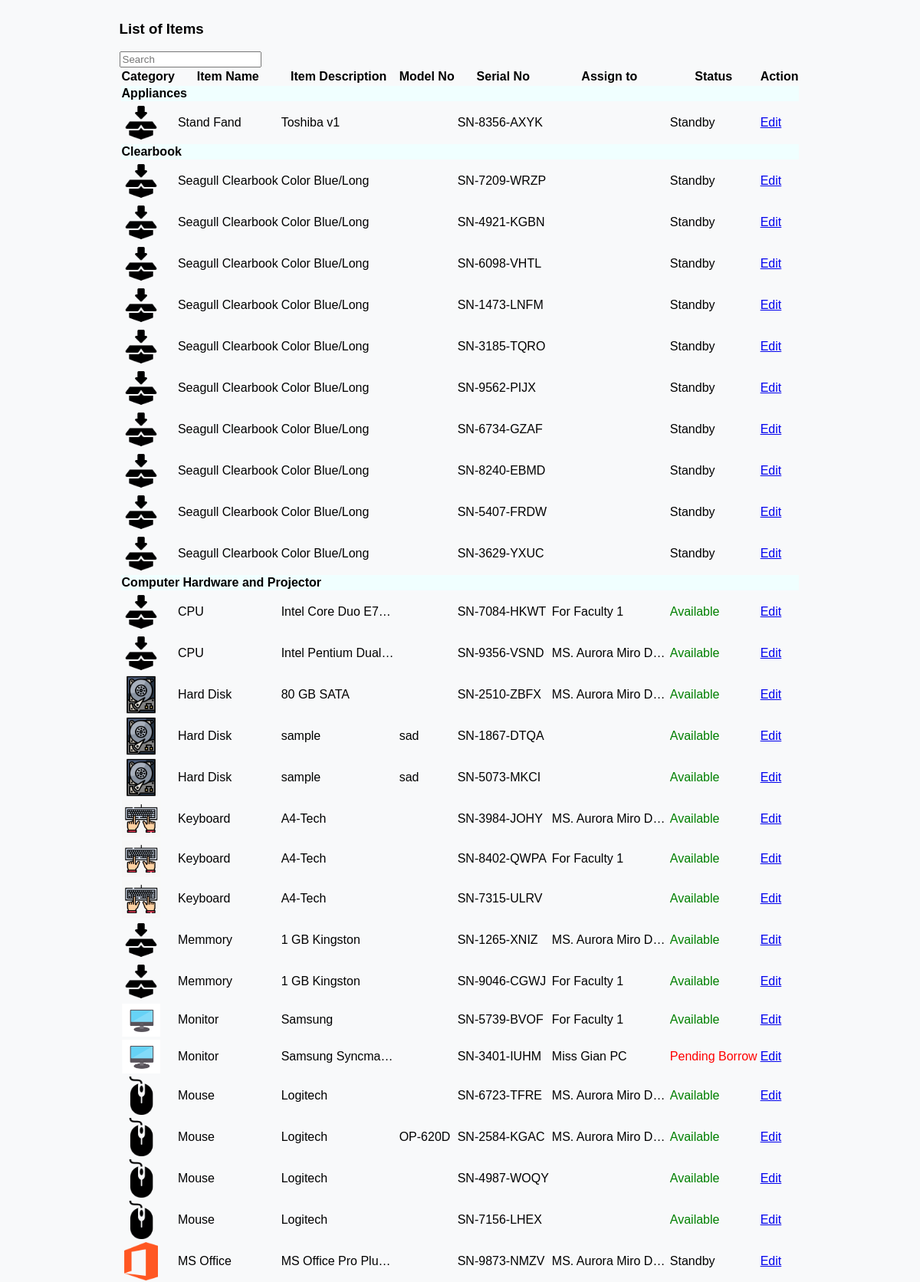
Screenshot of /DashboardCCSStaff/ccslistofitems.php (upper part) with the database file from the repository.
### tables this page shows
CREATE TABLE `tblitembrand` (
  `id` int(11) NOT NULL,
  `staffid` int(11) NOT NULL,
  `staffname` varchar(50) NOT NULL,
  `itembrand` varchar(50) NOT NULL,
  `categoryname` varchar(50) NOT NULL,
  `subcategoryname` varchar(50) NOT NULL,
  `borrowable` varchar(50) NOT NULL,
  `remarks` varchar(50) NOT NULL,
  `modelno` varchar(50) NOT NULL,
  `serialno` varchar(50) NOT NULL,
  `unitcost` decimal(10,0) NOT NULL,
  `status` varchar(50) NOT NULL,
  `itemcondition` varchar(50) NOT NULL,
  `datetimeadded` datetime NOT NULL,
  `assignfor` varchar(50) DEFAULT NULL,
  `datepurchased` date NOT NULL
);

### DashboardCCSStaff/ccslistofitems.php (the view, shortened to what this page needs)
 <?php
    $queryitems = "SELECT * FROM tblitembrand ORDER BY categoryname, subcategoryname, itembrand";
    $resultitems = mysqli_query($con, $queryitems);
    $statusClasses = array(
        'Available' => 'text-success',
        'Standby' => 'text-secondary',
        'Reserve' => 'text-warning',
        'Borrowed' => 'text-primary',
        'Missing' => 'text-danger',
        'Pending Borrow' => 'text-danger',
        'Pending Reserve' => 'text-danger'
    );
?>
        <main class="ccs-main-container">
            <div class="container">
            <div class="row">
                <div class="d-flex justify-content-between align-items-center mb-2">
                    <h3 class="text-start"><i class='fas fa-list me-2'></i>List of Items</h3>
                    <div class="col-md-3 text-end">
                        <input type="text" class="form-control search-input" placeholder="Search" name="search" id="searchInput">
                    </div>
                </div>
            </div>
                <div class="row table-responsive ">
                    <table  class="table">
                        <thead class="table-dark">
                            <tr class="align-middle">
                                <th scope="col">Category</th>
                                <th scope="col">Item Name</th>
                                <th scope="col">Item Description</th>
                                <th scope="col">Model No</th>
                                <th scope="col">Serial No</th>
                                <th scope="col">Assign to</th>
                                <th scope="col">Status</th>
                                <th scope="col">Action</th>
                            </tr>
                        </thead>
                        <tbody>
                            <?php
                            $currentCategory = null;
                            while ($row = mysqli_fetch_assoc($resultitems)) {
                                if ($currentCategory != $row['categoryname']) {
                                    echo "<tr class='category-row'>
                                    <td colspan='12' style='background-color: azure;'><strong>{$row['categoryname']}</strong></td>
                                    </tr>";
                                    $currentCategory = $row['categoryname'];
                                }
                                echo "<tr class='item-details-row align-middle'>";
                                $imagePath = 'inventory/SubcategoryItemsimages/' . $row['subcategoryname'] . '.png';
                                if (file_exists($imagePath)) {
                                    echo "<td><img src='{$imagePath}' alt='Subcategory Image' width='50'></td>";
                                } else {
                                    echo "<td><img src='/inventory/SubcategoryItemsimages/defaultimageitem.png' alt='Default Image' width='50'></td>";
                                }
                                echo "<td>{$row['subcategoryname']}</td>";
                                echo "<td class='truncate-text'>{$row['itembrand']}</td>";
                                echo "<td class='truncate-text'>{$row['modelno']}</td>";
                                echo "<td>{$row['serialno']}</td>";
                                echo "<td class='truncate-text'>{$row['assignfor']}</td>";
                                $status = $row['status'];
                                $statusClass = isset($statusClasses[$status]) ? $statusClasses[$status] : '';
                                echo "<td class='{$statusClass}'>{$status}</td>";
                                echo "<td>
                                <a href=\"ccstaffEditItemDetails.php?id={$row['id']}\" class=\"btn btn-outline-primary btn-sm\"><i class='fa-solid fa-pen-to-square fs-7 me-2'></i>Edit</a>
                                </td>";
                                echo "</tr>";
                            }
                            ?>
                        </tbody>
                    </table>
                </div>
            </div>
        </main>

### DashboardCCSStaff/ccslistofitems.php (style rules this page uses)
.ccs-main-container { display: flex; justify-content: center; }
.text-success { color: green; }
.text-danger { color: red; }
.truncate-text { max-width: 150px; overflow: hidden; text-overflow: ellipsis; white-space: nowrap; }

### rows the page displays
tblitembrand: categoryname "Appliances", subcategoryname "Stand Fand", itembrand "Toshiba v1", serialno "SN-8356-AXYK", status "Standby"
tblitembrand: categoryname "Clearbook", subcategoryname "Seagull Clearbook", itembrand "Color Blue/Long", serialno "SN-7209-WRZP", status "Standby"
tblitembrand: subcategoryname "Seagull Clearbook", itembrand "Color Blue/Long", serialno "SN-4921-KGBN", status "Standby"
tblitembrand: subcategoryname "Seagull Clearbook", itembrand "Color Blue/Long", serialno "SN-6098-VHTL", status "Standby"
tblitembrand: subcategoryname "Seagull Clearbook", itembrand "Color Blue/Long", serialno "SN-1473-LNFM", status "Standby"
tblitembrand: subcategoryname "Seagull Clearbook", itembrand "Color Blue/Long", serialno "SN-3185-TQRO", status "Standby"
tblitembrand: subcategoryname "Seagull Clearbook", itembrand "Color Blue/Long", serialno "SN-9562-PIJX", status "Standby"
tblitembrand: subcategoryname "Seagull Clearbook", itembrand "Color Blue/Long", serialno "SN-6734-GZAF", status "Standby"
tblitembrand: subcategoryname "Seagull Clearbook", itembrand "Color Blue/Long", serialno "SN-8240-EBMD", status "Standby"
tblitembrand: subcategoryname "Seagull Clearbook", itembrand "Color Blue/Long", serialno "SN-5407-FRDW", status "Standby"
tblitembrand: subcategoryname "Seagull Clearbook", itembrand "Color Blue/Long", serialno "SN-3629-YXUC", status "Standby"
tblitembrand: categoryname "Computer Hardware and Projector", subcategoryname "CPU", itembrand "Intel Core Duo E7…", serialno "SN-7084-HKWT", assignfor "For Faculty 1", status "Available"
tblitembrand: subcategoryname "CPU", itembrand "Intel Pentium Dual…", serialno "SN-9356-VSND", assignfor "MS. Aurora Miro D…", status "Available"
tblitembrand: subcategoryname (picture), subcategoryname "Hard Disk", itembrand "80 GB SATA", serialno "SN-2510-ZBFX", assignfor "MS. Aurora Miro D…", status "Available"
tblitembrand: subcategoryname (picture), subcategoryname "Hard Disk", itembrand "sample", modelno "sad", serialno "SN-1867-DTQA", status "Available"
tblitembrand: subcategoryname (picture), subcategoryname "Hard Disk", itembrand "sample", modelno "sad", serialno "SN-5073-MKCI", status "Available"
tblitembrand: subcategoryname (picture), subcategoryname "Keyboard", itembrand "A4-Tech", serialno "SN-3984-JOHY", assignfor "MS. Aurora Miro D…", status "Available"
tblitembrand: subcategoryname (picture), subcategoryname "Keyboard", itembrand "A4-Tech", serialno "SN-8402-QWPA", assignfor "For Faculty 1", status "Available"
tblitembrand: subcategoryname (picture), subcategoryname "Keyboard", itembrand "A4-Tech", serialno "SN-7315-ULRV", status "Available"
tblitembrand: subcategoryname "Memmory", itembrand "1 GB Kingston", serialno "SN-1265-XNIZ", assignfor "MS. Aurora Miro D…", status "Available"
tblitembrand: subcategoryname "Memmory", itembrand "1 GB Kingston", serialno "SN-9046-CGWJ", assignfor "For Faculty 1", status "Available"
tblitembrand: subcategoryname (picture), subcategoryname "Monitor", itembrand "Samsung", serialno "SN-5739-BVOF", assignfor "For Faculty 1", status "Available"
tblitembrand: subcategoryname (picture), subcategoryname "Monitor", itembrand "Samsung Syncma…", serialno "SN-3401-IUHM", assignfor "Miss Gian PC", status "Pending Borrow"
tblitembrand: subcategoryname (picture), subcategoryname "Mouse", itembrand "Logitech", serialno "SN-6723-TFRE", assignfor "MS. Aurora Miro D…", status "Available"
tblitembrand: subcategoryname (picture), subcategoryname "Mouse", itembrand "Logitech", modelno "OP-620D", serialno "SN-2584-KGAC", assignfor "MS. Aurora Miro D…", status "Available"
tblitembrand: subcategoryname (picture), subcategoryname "Mouse", itembrand "Logitech", serialno "SN-4987-WOQY", status "Available"
tblitembrand: subcategoryname (picture), subcategoryname "Mouse", itembrand "Logitech", serialno "SN-7156-LHEX", status "Available"
tblitembrand: subcategoryname (picture), subcategoryname "MS Office", itembrand "MS Office Pro Plu…", serialno "SN-9873-NMZV", assignfor "MS. Aurora Miro D…", status "Standby"
